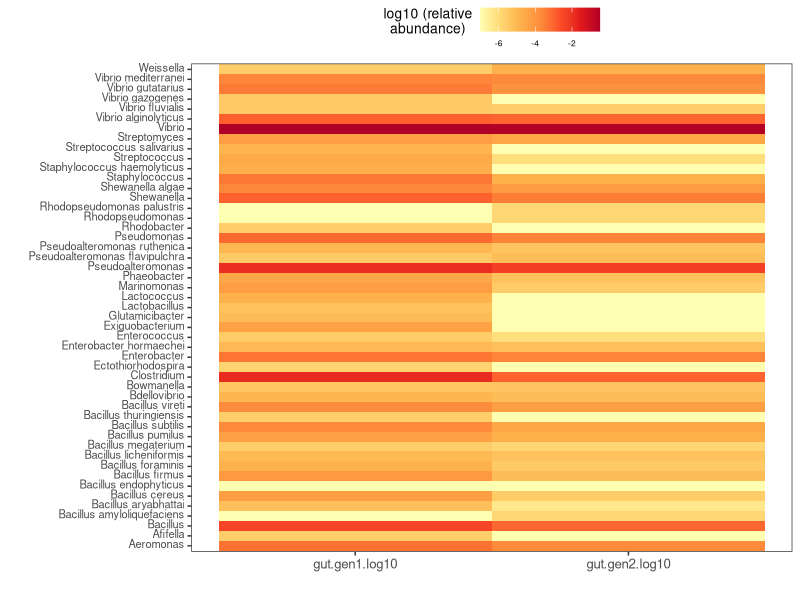

The R source for this figure:
#!/usr/bin/env Rscript
## Purpose of script: heatmap
## Date created: 24.05.2021
## Author: luigui gallardo-becerra (bfllg77@gmail.com)

# Package installation
#install.packages("dplyr")
#install.packages("ggplot2")
#install.packages("ggpubr")
library("dplyr")
library("ggplot2")
library("gridExtra")
library("reshape")

# Data input
table <- read.table(file = "./gut_probiotics_heatmap.txt",
    sep = "\t", header = T)

table <- melt(table, id=c("group","order"))

# Heatmap
heatmap <- ggplot(data = table,
    aes(x = group,
    y = variable,
    fill = value)) +
geom_tile() +
theme_test() +
coord_flip() +
scale_fill_distiller(palette = "YlOrRd",
    direction = 1) +
theme(legend.position = "top") +
labs(x = "",
    y = "",
    fill = "log10 (relative\nabundance)") +
theme(text = element_text(size = 12),
    axis.title.x = element_text(size = 12),
    axis.text.y = element_text(size = 8,
        vjust = 0.25),
    legend.title = element_text(size = 10,
        vjust = 1, hjust = 0.5),
    legend.text = element_text(size = 6))
# Pdf
pdf(file = "gut_probiotics_heatmap.pdf")
print(heatmap)
dev.off()
